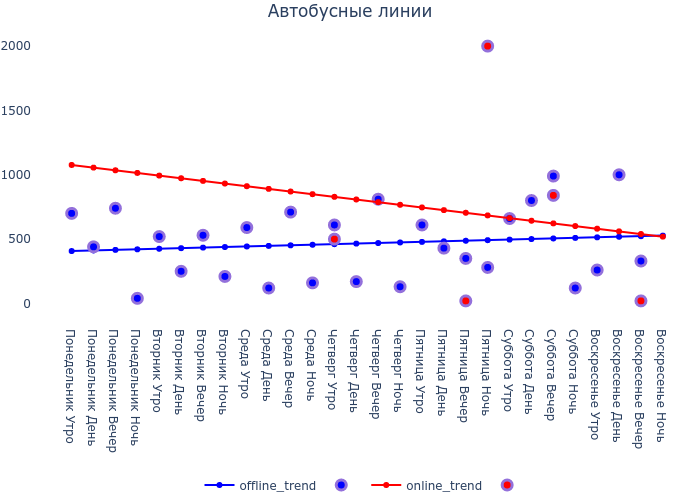
#> input picture Автобусные линии.png, 700 x 500 px
$ python -i mcc_mean.py   (imports and definitions only)
#> lines starting #> are read from the running program, lines starting #| are printed output that depends on the picture
import pandas as pd
import numpy as np
from sklearn.linear_model import LinearRegression
import plotly.graph_objs as go
from scipy import stats
from baskets import kras

# [1 line that did not run here, left out]
shorts = {'Воскресенье Вечер': "Вс В", 'Воскресенье День': "Вс Д", 'Воскресенье Ночь': "Вс Н",
          'Воскресенье Утро': "Вс У", 'Вторник Вечер': "Вт В", 'Вторник День': "Вт Д", 'Вторник Ночь': "Вт Н",
          'Вторник Утро': "Вт У", 'Понедельник Вечер': "Пн В", 'Понедельник День': "Пн Д", 'Понедельник Ночь': "Пн Н",
          'Понедельник Утро': "Пн У", 'Пятница Вечер': "Пт В", 'Пятница День': "Пт Д", 'Пятница Ночь': "Пт Н",
          'Пятница Утро': "Пт У", 'Среда Вечер': "Ср В", 'Среда День': "Ср Д", 'Среда Ночь': "Ср Н",
          'Среда Утро': "Ср У",
          'Суббота Вечер': "Сб В", 'Суббота День': "Сб Д", 'Суббота Ночь': "Сб Н", 'Суббота Утро': "Сб У",
          'Четверг Вечер': "Чт В", 'Четверг День': "Чт Д", 'Четверг Ночь': "Чт Н", 'Четверг Утро': "Чт У"}


def quantile_outliers(dataframe, column: str):
    """Deletes outliers form dataframe {sample} using Tukey's fences. Returns dataframe"""
    q25 = dataframe[column].quantile(0.25)
    q75 = dataframe[column].quantile(0.75)
    more = dataframe[column] >= q25 - 1.5 * (q75 - q25)
    less = dataframe[column] <= q75 + 1.5 * (q75 - q25)
    return dataframe[more & less]


def data_time(category_data, category, normalize=True):
    """Expected data about one category"""

    category_data = quantile_outliers(category_data[["code", "transaction_amt",
                                                     "online_transaction_flg", "day_time"]], "transaction_amt")
    category_data = category_data.groupby("day_time").mean().reset_index()
    # [8 lines of commented-out code are left out]

    category_data.sort_values("day_time", key=kras)
    return category_data


def create_plot(data):
    day = dict([('Понедельник Утро', 1), ('Понедельник День', 2), ('Понедельник Вечер', 3), ('Понедельник Ночь', 4),
                ('Вторник Утро', 5), ('Вторник День', 6), ('Вторник Вечер', 7), ('Вторник Ночь', 8),
                ('Среда Утро', 9), ('Среда День', 10), ('Среда Вечер', 11), ('Среда Ночь', 12),
                ('Четверг Утро', 13), ('Четверг День', 14), ('Четверг Вечер', 15), ('Четверг Ночь', 16),
                ('Пятница Утро', 17), ('Пятница День', 18), ('Пятница Вечер', 19), ('Пятница Ночь', 20),
                ('Суббота Утро', 21), ('Суббота День', 22), ('Суббота Вечер', 23), ('Суббота Ночь', 24),
                ('Воскресенье Утро', 25), ('Воскресенье День', 26), ('Воскресенье Вечер', 27),
                ('Воскресенье Ночь', 28)])
    smth = {}
    for item, value in day.items():
        smth[shorts[item]] = value
    day = smth

    key = [i for i in range(1, 29)]
    key_day = day.keys()
    key = pd.Series(key).values.reshape(len(key), 1)
    key_day = pd.Series(key_day)
    for mcc in data.code.unique():
        print(mcc)

        data_mcc = data_time(data[data["code"] == mcc], mcc, normalize=True)
        if data_mcc is 0:
            continue
        data_mcc["day_time"] = data_mcc["day_time"].replace(shorts)

        # offline = data_mcc[data_mcc["online_transaction_flg"] == 0].sort_values(by="day_time", key=kras)
        # online = data_mcc[data_mcc["online_transaction_flg"] == 1].sort_values(by="day_time", key=kras)
        x_data_mcc = data_mcc["day_time"].replace(day).values.reshape(len(data_mcc["day_time"]), 1)
        y_data_mcc = data_mcc["transaction_amt"].values

        if np.size(x_data_mcc):
            model_data_mcc = LinearRegression().fit(x_data_mcc, y_data_mcc)

        fig = go.Figure()
        # offline graph

        if np.size(x_data_mcc):
            fig.add_trace(go.Scatter(x=key_day, y=model_data_mcc.predict(key), name="trend",
                                     mode='lines+markers',
                                     marker=dict(color='Red')))
            fig.add_trace(go.Scatter(x=data_mcc["day_time"], y=data_mcc["transaction_amt"], mode='markers', name='',
                                     marker=dict(color='Red', size=10,
                                                 line=dict(color='MediumPurple', width=3))))
        # online graph

        mcc = " и ".join(mcc.split(", ")[:2])
        mcc = mcc.split("—")[0]
        fig.update_layout(legend_orientation="h",
                          paper_bgcolor='#fff',
                          plot_bgcolor='#fff',
                          font_size=17,
                          title=dict(text=mcc.split("(")[0],
                                     xanchor="center",
                                     x=0.5,
                                     y=0.99),
                          # y_error=dict(),
                          legend=dict(x=.5, xanchor="center", y=-0.5),
                          hovermode="x",
                          margin=dict(l=0, r=0, t=25, b=0))
        fig.update_traces(hoverinfo="all", hovertemplate="Аргумент: %{x}<br>Функция: %{y}")
        fig.update_yaxes(title="Средняя транзакция")
        print(mcc)
        fig.write_image(f"mcc_means/{mcc.replace('/', '|')}.png")
        # fig.write_image(f"{mcc.replace('/', '|')}.png")
        # fig.show()

        # break


# [2 lines not run here, left out]

>>> import cv2
>>> picture = cv2.imread('Автобусные линии.png', cv2.IMREAD_GRAYSCALE)
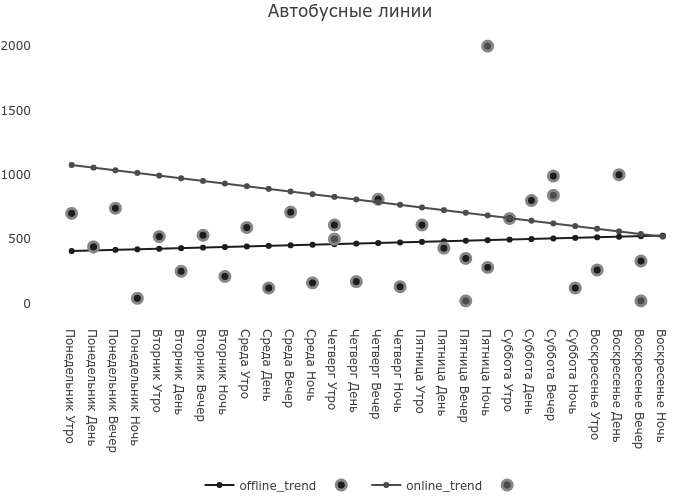
#> picture: shape (500, 700); min 29, max 255, mean 246.6
>>> result = create_plot(picture)
#> (the run stopped early here; a loop or call above may not have finished)

$ run again, on Агентства по аренде автомобилей.png
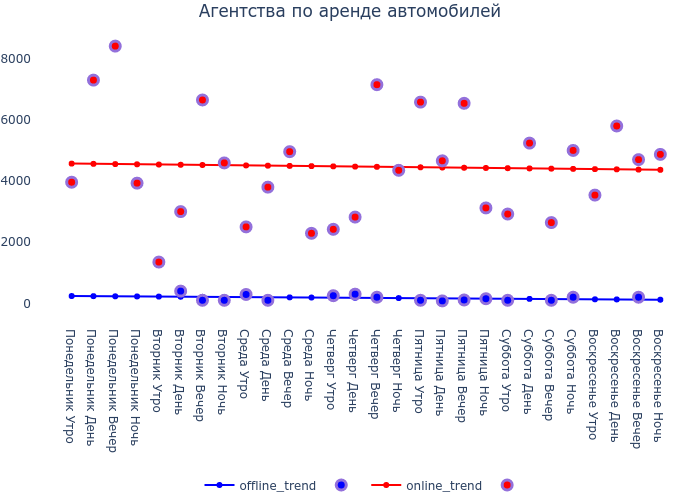
#> input picture Агентства по аренде автомобилей.png, 700 x 500 px
#> `picture = cv2.imread('Автобусные линии.png', cv2.IMREAD_GRAYSCALE)`:
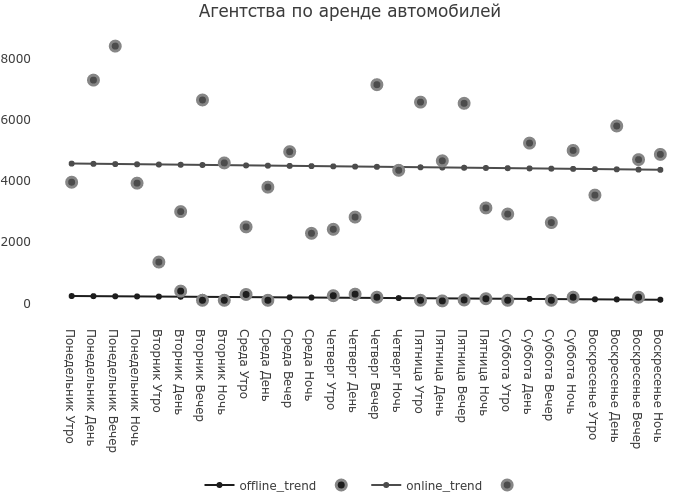
#> picture: shape (500, 700); min 29, max 255, mean 246.1

$ run again, on Агентства по прокату автомобилей — нигде более не классифицированные.png
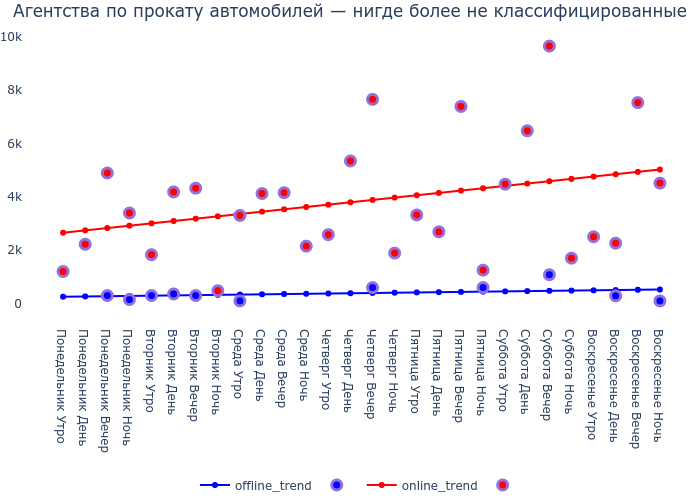
#> input picture Агентства по прокату автомобилей — нигде более не классифицированные.png, 700 x 500 px
#> `picture = cv2.imread('Автобусные линии.png', cv2.IMREAD_GRAYSCALE)`:
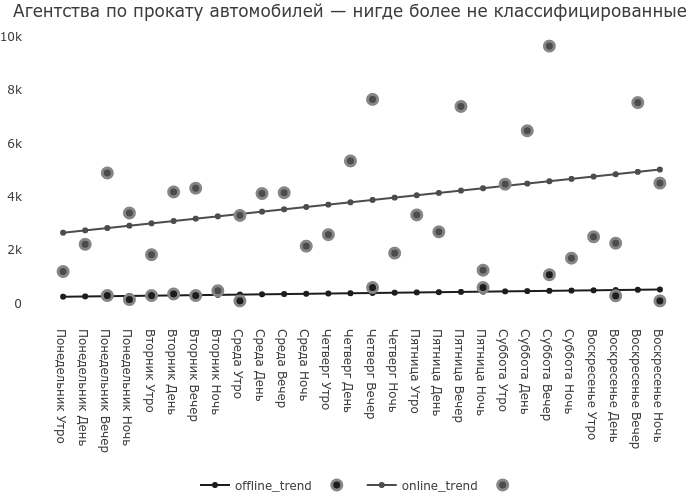
#> picture: shape (500, 700); min 29, max 255, mean 245.5

$ run again, on Аптеки.png
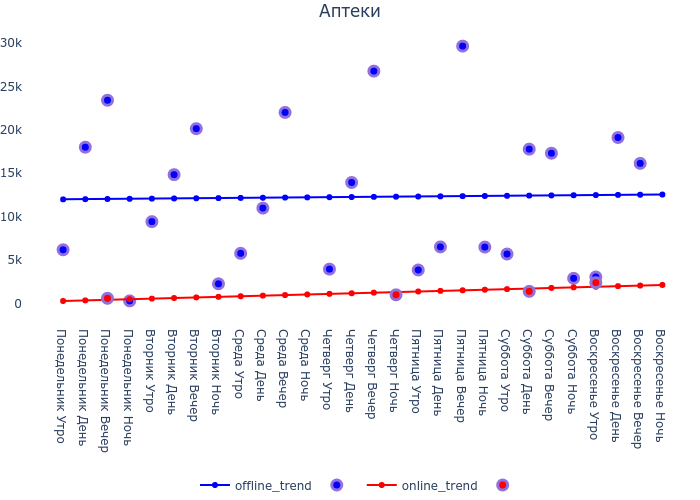
#> input picture Аптеки.png, 700 x 500 px
#> `picture = cv2.imread('Автобусные линии.png', cv2.IMREAD_GRAYSCALE)`:
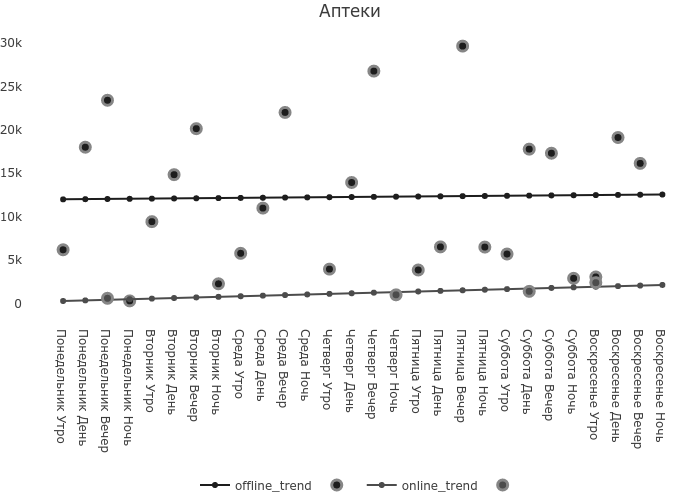
#> picture: shape (500, 700); min 29, max 255, mean 246.9
